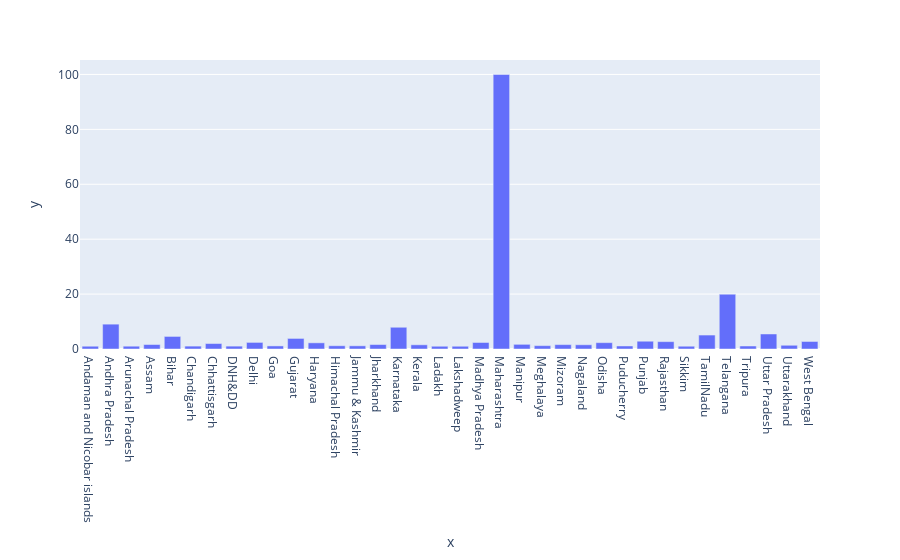

The notebook cell saved with this chart:
### Code cell
fig=px.bar(x=hivdata.State_UT,y=hivdata.HIV_Cases_Scaling,labels="PLHIV Data For Indian States")
fig.show()

### Figure 1 — Plotly figure (JSON) as saved in the notebook; plotly's stock layout.template omitted (floating-point values rounded to 4 significant figures)
{"data": [{"alignmentgroup": "True", "hovertemplate": "x=%{x}<br>y=%{y}<extra></extra>", "legendgroup": "", "marker": {"color": "#636efa", "pattern": {"shape": ""}}, "name": "", "offsetgroup": "", "orientation": "v", "showlegend": false, "textposition": "auto", "type": "bar", "x": ["Andaman and Nicobar islands", "Andhra Pradesh", "Arunachal Pradesh", "Assam", "Bihar", "Chandigarh", "Chhattisgarh", "DNH&DD", "Delhi", "Goa", "Gujarat", "Haryana", "Himachal Pradesh", "Jammu & Kashmir", "Jharkhand", "Karnataka", "Kerala", "Ladakh", "Lakshadweep", "Madhya Pradesh", "Maharashtra", "Manipur", "Meghalaya", "Mizoram", "Nagaland", "Odisha", "Puducherry", "Punjab", "Rajasthan", "Sikkim", "TamilNadu", "Telangana", "Tripura", "Uttar Pradesh", "Uttarakhand", "West Bengal"], "xaxis": "x", "y": [1.01, 9.05, 1.02, 1.63, 4.58, 1.05, 1.99, 1.04, 2.4, 1.12, 3.85, 2.25, 1.18, 1.16, 1.62, 7.92, 1.53, 1, 1, 2.37, 100, 1.7, 1.22, 1.6, 1.54, 2.31, 1.1, 2.83, 2.68, 1.01, 5.08, 19.96, 1.09, 5.47, 1.36, 2.74], "yaxis": "y"}], "layout": {"barmode": "relative", "legend": {"tracegroupgap": 0}, "margin": {"t": 60}, "xaxis": {"anchor": "y", "domain": [0, 1], "title": {"text": "x"}}, "yaxis": {"anchor": "x", "domain": [0, 1], "title": {"text": "y"}}}}
